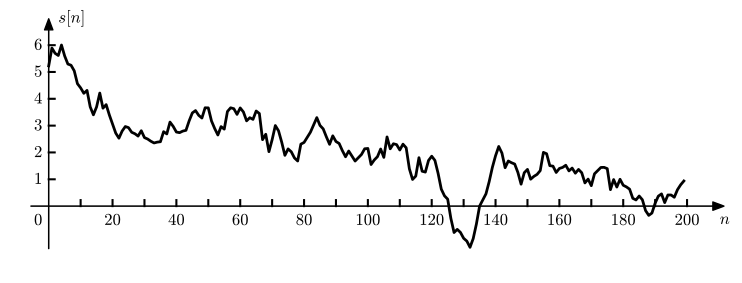

Write the Python code that produced this figure.
import matplotlib.pyplot as plt
import numpy as np
import math
from scipy import signal
import matplotlib.colors as colors

from matplotlib import cm
from matplotlib import rc

__author__ = 'ernesto'

# if use latex or mathtext
rc('text', usetex=False)
rc('mathtext', fontset='cm')

# auxiliar function for plot ticks of equal length in x and y axis despite its scales.
def convert_display_to_data_coordinates(transData, length=10):
    # create a transform which will take from display to data coordinates
    inv = transData.inverted()
    # transform from display coordinates to data coordinates in x axis
    data_coords = inv.transform([(0, 0), (length, 0)])
    # get the length of the segment in data units
    yticks_len = data_coords[1, 0] - data_coords[0, 0]
    # transform from display coordinates to data coordinates in y axis
    data_coords = inv.transform([(0, 0), (0, length)])
    # get the length of the segment in data units
    xticks_len = data_coords[1, 1] - data_coords[0, 1]
    return xticks_len, yticks_len


##########################################
# PARAMETROS - Esto puede ser modificado #
##########################################

# numero de muestras
N = 200
# varianza del ruido
var_u = 0.1
# estadística de las condiciones iniciales
mu_s = 5
var_s = 1
# parámetro del proceso Gauss-Markov
a = 0.98

#####################
# FIN DE PARAMETROS #
#####################
# abscissa values
xmin = 0
xmax = N
ymin = -1
ymax = 7

n = np.arange(N)
# condición inicial s[-1]
np.random.seed(5)
s_i = np.random.normal(mu_s, math.sqrt(var_s), 1)
# muestras de ruido
u = np.random.normal(0, math.sqrt(var_u), N)
# proceso de gauss-markov
# las condiciones iniciales pueden calcularse como:
# z_i = signal.lfiltic([1], [1, -a], s_i)
s, z_f = signal.lfilter([1], [1, -a], u, zi=a * s_i)

# filtrado con un for - para comparar con el resultado de lfilter con condiciones iniciales
s2 = np.zeros((N,))
s_prev = s_i
for i in n:
    s2[i] = a * s_prev + u[i]
    s_prev = s2[i]

print(np.amax(np.abs(s - s2)))

# axis parameters
dx = 6
xmin_ax = xmin - dx
xmax_ax = xmax + 12

dy = 0.6
ymax_ax = ymax
ymin_ax = ymin - dy


# length of the ticks for all subplot (6 pixels)
display_length = 6  # in pixels
# x ticks labels margin
xtm = -0.7
ytm = -2
# font size
fontsize = 12

# colors from coolwarm
cNorm = colors.Normalize(vmin=0, vmax=1)
scalarMap = cm.ScalarMappable(norm=cNorm, cmap=cm.coolwarm)
col10 = scalarMap.to_rgba(0)
col20 = scalarMap.to_rgba(1)

fig = plt.figure(0, figsize=(9, 3), frameon=False)

# PLOT OF P_ww
ax = fig.add_subplot(111)

plt.xlim(xmin_ax, xmax_ax)
plt.ylim(ymin_ax, ymax_ax)

# horizontal and vertical ticks length
xtl, ytl = convert_display_to_data_coordinates(ax.transData, length=display_length)

# axis arrows
plt.annotate("", xytext=(xmin_ax, 0), xycoords='data', xy=(xmax_ax, 0), textcoords='data',
             arrowprops=dict(width=0.1, headwidth=6, headlength=8, facecolor='black', shrink=0.002))
plt.annotate("", xytext=(0, ymin_ax), xycoords='data', xy=(0, ymax_ax), textcoords='data',
             arrowprops=dict(width=0.1, headwidth=6, headlength=8, facecolor='black', shrink=0.002))

plt.plot(n, s, 'k-', lw=2)

# xlabels and xtickslabels
plt.text(xmax_ax, xtm, '$n$', fontsize=fontsize, ha='center', va='baseline')
plt.text(3, ymax_ax, '$s[n]$', fontsize=fontsize, ha='left', va='center')
plt.text(ytm, xtm, '$0$', fontsize=fontsize, ha='right', va='baseline')
for i in np.arange(10, xmax+1, 10):
    plt.plot([i, i], [0, xtl], 'k')
for i in np.arange(20, xmax+1, 20):
    plt.text(i, xtm, '${}$'.format(i), fontsize=fontsize, ha='center', va='baseline')

for i in np.arange(1, ymax, 1):
    plt.plot([0, ytl], [i, i], 'k')
    plt.text(ytm, i, '${}$'.format(i), fontsize=fontsize, ha='right', va='center')


plt.axis('off')

# save as pdf image
plt.savefig('kalman_filter_gauss_markov_first_order.pdf', bbox_inches='tight')

plt.show()
